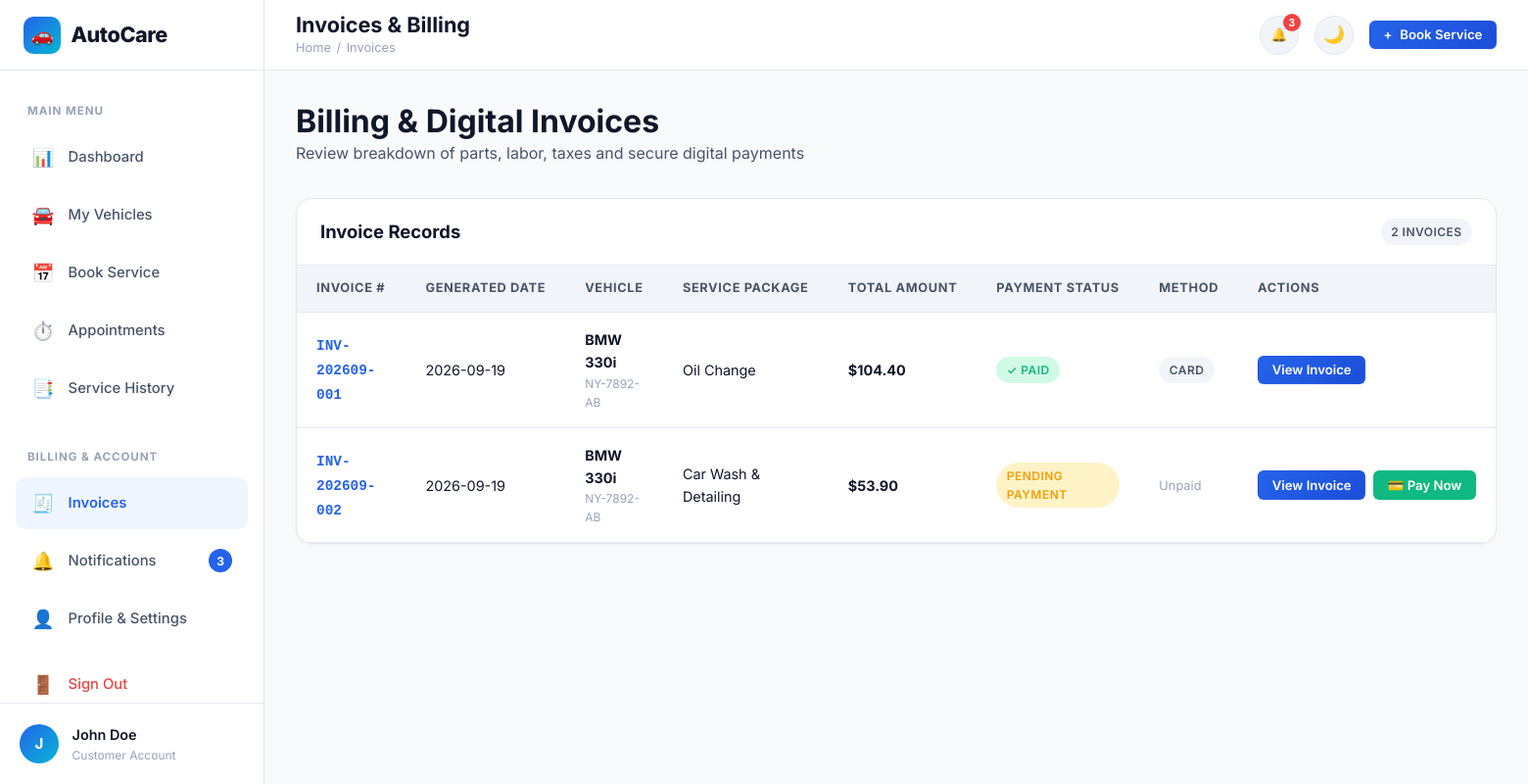
The page /invoices (signed in) on the database its author committed.
### tables this page shows
CREATE TABLE users (
    id INTEGER PRIMARY KEY AUTOINCREMENT,
    full_name TEXT NOT NULL,
    email TEXT UNIQUE NOT NULL COLLATE NOCASE,
    phone TEXT NOT NULL,
    password_hash TEXT NOT NULL,
    role TEXT NOT NULL DEFAULT 'customer', -- 'customer' or 'admin'
    status TEXT NOT NULL DEFAULT 'active', -- 'active' or 'inactive'
    created_at TIMESTAMP DEFAULT CURRENT_TIMESTAMP
);

CREATE TABLE invoices (
    id INTEGER PRIMARY KEY AUTOINCREMENT,
    invoice_number TEXT UNIQUE NOT NULL,
    appointment_id INTEGER UNIQUE NOT NULL REFERENCES appointments(id) ON DELETE CASCADE,
    user_id INTEGER NOT NULL REFERENCES users(id) ON DELETE CASCADE,
    vehicle_id INTEGER NOT NULL REFERENCES vehicles(id) ON DELETE CASCADE,
    subtotal REAL NOT NULL DEFAULT 0.0,
    tax_rate REAL NOT NULL DEFAULT 10.0,
    tax_amount REAL NOT NULL DEFAULT 0.0,
    discount_amount REAL NOT NULL DEFAULT 0.0,
    final_amount REAL NOT NULL DEFAULT 0.0,
    payment_status TEXT NOT NULL DEFAULT 'Pending', -- 'Pending', 'Paid', 'Failed'
    payment_method TEXT, -- 'Cash', 'Card', 'UPI'
    paid_at TIMESTAMP,
    created_at TIMESTAMP DEFAULT CURRENT_TIMESTAMP
);

CREATE TABLE vehicles (
    id INTEGER PRIMARY KEY AUTOINCREMENT,
    user_id INTEGER NOT NULL REFERENCES users(id) ON DELETE CASCADE,
    vehicle_number TEXT UNIQUE NOT NULL COLLATE NOCASE,
    brand TEXT NOT NULL,
    model TEXT NOT NULL,
    year INTEGER NOT NULL,
    fuel_type TEXT NOT NULL,
    vehicle_type TEXT NOT NULL,
    color TEXT NOT NULL,
    current_mileage INTEGER NOT NULL DEFAULT 0,
    created_at TIMESTAMP DEFAULT CURRENT_TIMESTAMP
);

CREATE TABLE services (
    id INTEGER PRIMARY KEY AUTOINCREMENT,
    service_name TEXT NOT NULL,
    category TEXT NOT NULL,
    description TEXT NOT NULL,
    estimated_price REAL NOT NULL,
    estimated_duration TEXT NOT NULL,
    icon TEXT DEFAULT 'wrench',
    status TEXT NOT NULL DEFAULT 'active', -- 'active' or 'inactive'
    created_at TIMESTAMP DEFAULT CURRENT_TIMESTAMP
);

### app.py (the view)
@app.route('/invoices')
@login_required
def customer_invoices():
    user = get_current_user()
    invoices = db.query_db("""
        SELECT i.*, a.appointment_code, v.brand, v.model, v.vehicle_number, s.service_name
        FROM invoices i
        JOIN appointments a ON i.appointment_id = a.id
        JOIN vehicles v ON i.vehicle_id = v.id
        JOIN services s ON a.service_id = s.id
        WHERE i.user_id = ?
        ORDER BY i.created_at DESC
    """, (user['id'],))
    return render_template('customer/invoices.html', invoices=invoices)

### app.py (called while the page is built)
def get_current_user():
    user_id = session.get('user_id')
    if not user_id:
        return None
    return db.query_db("SELECT * FROM users WHERE id = ?", (user_id,), one=True)

def login_required(f):
    @wraps(f)
    def decorated_function(*args, **kwargs):
        if 'user_id' not in session:
            flash('Please log in to access this page.', 'warning')
            return redirect(url_for('login', next=request.url))
        user = get_current_user()
        if not user or user['status'] != 'active':
            session.clear()
            flash('Your account is deactivated or invalid.', 'error')
            return redirect(url_for('login'))
        return f(*args, **kwargs)
    return decorated_function

@app.context_processor
def inject_global_vars():
    user = get_current_user()
    unread_notifs_count = 0
    recent_notifs = []
    if user:
        unread = db.query_db(
            "SELECT COUNT(*) as count FROM notifications WHERE user_id = ? AND is_read = 0",
            (user['id'],), one=True
        )
        unread_notifs_count = unread['count'] if unread else 0
        recent_notifs = db.query_db(
            "SELECT * FROM notifications WHERE user_id = ? ORDER BY created_at DESC LIMIT 5",
            (user['id'],)
        )
    return {
        'current_user': user,
        'unread_notifs_count': unread_notifs_count,
        'recent_notifs': recent_notifs,
        'current_year': datetime.now().year,
        'active_path': request.path
    }

### db.py (called while the page is built)
def get_db():
    db = sqlite3.connect(Config.DATABASE)
    db.row_factory = sqlite3.Row
    db.execute("PRAGMA foreign_keys = ON;")
    return db

def query_db(query, args=(), one=False):
    conn = get_db()
    try:
        cur = conn.cursor()
        cur.execute(query, args)
        rv = cur.fetchall()
        cur.close()
        return (dict(rv[0]) if rv else None) if one else [dict(r) for r in rv]
    finally:
        conn.close()

### templates/customer/invoices.html (shortened to what this page needs)
{% extends "customer/base_customer.html" %}
{% block page_title %}Invoices & Billing{% endblock %}
{% block breadcrumb %}Invoices{% endblock %}
{% block dashboard_content %}
<div style="display: flex; justify-content: space-between; align-items: center; margin-bottom: 2rem; flex-wrap: wrap; gap: 1rem;">
  <div>
    <h2>Billing & Digital Invoices</h2>
    <p style="color: var(--text-secondary);">Review breakdown of parts, labor, taxes and secure digital payments</p>
  </div>
</div>
<div class="table-card">
  <div class="table-header-bar">
    <h3 class="table-header-title">Invoice Records</h3>
    <span class="badge badge-neutral">{{ invoices|length }} invoices</span>
  </div>
  <div class="table-responsive">
    <table class="data-table">
      <thead>
        <tr>
          <th>Invoice #</th>
          <th>Generated Date</th>
          <th>Vehicle</th>
          <th>Service Package</th>
          <th>Total Amount</th>
          <th>Payment Status</th>
          <th>Method</th>
          <th>Actions</th>
        </tr>
      </thead>
      <tbody>
        {% if invoices %}
          {% for inv in invoices %}
            <tr>
              <td>
                <a href="{{ url_for('invoice_detail', invoice_id=inv.id) }}" style="font-family: monospace; font-weight: 700; color: var(--primary);">
                  {{ inv.invoice_number }}
                </a>
              </td>
              <td>{{ inv.created_at[:10] }}</td>
              <td>
                <strong>{{ inv.brand }} {{ inv.model }}</strong>
                <div style="font-size: 0.75rem; color: var(--text-muted);">{{ inv.vehicle_number }}</div>
              </td>
              <td>{{ inv.service_name }}</td>
              <td><strong>${{ "%.2f"|format(inv.final_amount) }}</strong></td>
              <td>
                {% if inv.payment_status == 'Paid' %}
                  <span class="badge badge-success">✓ Paid</span>
                {% else %}
                  <span class="badge badge-warning">Pending Payment</span>
                {% endif %}
              </td>
              <td>
                {% if inv.payment_method %}
                  <span class="badge badge-neutral">{{ inv.payment_method }}</span>
                {% else %}
                  <span style="color: var(--text-muted); font-size: 0.8rem;">Unpaid</span>
                {% endif %}
              </td>
              <td>
                <div style="display: flex; gap: 0.5rem;">
                  <a href="{{ url_for('invoice_detail', invoice_id=inv.id) }}" class="btn btn-primary btn-sm">
                    View Invoice
                  </a>
                  {% if inv.payment_status != 'Paid' %}
                    <button type="button" class="btn btn-success btn-sm" onclick="openPaymentModal({{ inv.id }}, {{ inv.final_amount }}, '{{ inv.invoice_number }}')">
                      💳 Pay Now
                    </button>
                  {% endif %}
                </div>
              </td>
            </tr>
          {% endfor %}
        {% else %}
          <tr>
            <td colspan="8" style="text-align: center; padding: 3rem; color: var(--text-muted);">
              No invoices generated yet.
            </td>
          </tr>
        {% endif %}
      </tbody>
    </table>
  </div>
</div>
{% endblock %}

### templates/customer/base_customer.html (shortened to what this page needs)
{% extends "base.html" %}
{% block page_body %}
<div class="dashboard-layout">
  <aside class="sidebar">
    <div class="sidebar-header">
      <a href="{{ url_for('dashboard') }}" class="brand-logo">
        <div class="brand-icon">🚗</div>
        <span>AutoCare</span>
      </a>
    </div>
    <nav class="sidebar-nav">
      <span class="sidebar-section-label">Main Menu</span>
      <a href="{{ url_for('dashboard') }}" class="sidebar-link {% if request.endpoint == 'dashboard' %}active{% endif %}">
        <span class="sidebar-link-icon">📊</span>
        <span>Dashboard</span>
      </a>
      <a href="{{ url_for('customer_vehicles') }}" class="sidebar-link {% if request.endpoint in ('customer_vehicles', 'vehicle_detail') %}active{% endif %}">
        <span class="sidebar-link-icon">🚘</span>
        <span>My Vehicles</span>
      </a>
      <a href="{{ url_for('book_service') }}" class="sidebar-link {% if request.endpoint == 'book_service' %}active{% endif %}">
        <span class="sidebar-link-icon">📅</span>
        <span>Book Service</span>
      </a>
      <a href="{{ url_for('customer_appointments') }}" class="sidebar-link {% if request.endpoint in ('customer_appointments', 'tracking_detail') %}active{% endif %}">
        <span class="sidebar-link-icon">⏱️</span>
        <span>Appointments</span>
      </a>
      <a href="{{ url_for('service_history') }}" class="sidebar-link {% if request.endpoint == 'service_history' %}active{% endif %}">
        <span class="sidebar-link-icon">📑</span>
        <span>Service History</span>
      </a>
      <span class="sidebar-section-label" style="margin-top: 1rem;">Billing & Account</span>
      <a href="{{ url_for('customer_invoices') }}" class="sidebar-link {% if request.endpoint in ('customer_invoices', 'invoice_detail') %}active{% endif %}">
        <span class="sidebar-link-icon">🧾</span>
        <span>Invoices</span>
      </a>
      <a href="{{ url_for('notifications_view') }}" class="sidebar-link {% if request.endpoint == 'notifications_view' %}active{% endif %}">
        <span class="sidebar-link-icon">🔔</span>
        <span>Notifications</span>
        {% if unread_notifs_count > 0 %}
          <span class="sidebar-badge">{{ unread_notifs_count }}</span>
        {% endif %}
      </a>
      <a href="{{ url_for('customer_profile') }}" class="sidebar-link {% if request.endpoint == 'customer_profile' %}active{% endif %}">
        <span class="sidebar-link-icon">👤</span>
        <span>Profile & Settings</span>
      </a>
      <a href="{{ url_for('logout') }}" class="sidebar-link" style="color: var(--danger); margin-top: 0.5rem;">
        <span class="sidebar-link-icon">🚪</span>
        <span>Sign Out</span>
      </a>
    </nav>
    <div class="sidebar-footer">
      <div class="sidebar-user-avatar">{{ current_user.full_name[:1] }}</div>
      <div class="sidebar-user-info">
        <div class="sidebar-user-name">{{ current_user.full_name }}</div>
        <div class="sidebar-user-role">Customer Account</div>
      </div>
    </div>
  </aside>
  <div class="main-wrapper">
    <header class="topbar">
      <div class="topbar-left">
        <div class="page-title-box">
          <h1>{% block page_title %}Dashboard{% endblock %}</h1>
          <div class="breadcrumbs">
            <a href="{{ url_for('dashboard') }}">Home</a>
            <span>/</span>
            <span>{% block breadcrumb %}Dashboard{% endblock %}</span>
          </div>
        </div>
      </div>
      <div class="topbar-right">
        <div class="notif-dropdown-wrapper">
          <button type="button" class="notif-btn" onclick="toggleNotificationDropdown()" title="Notifications">
            🔔
            {% if unread_notifs_count > 0 %}
              <span class="notif-count-badge">{{ unread_notifs_count }}</span>
            {% endif %}
          </button>
        </div>
        <button type="button" class="theme-toggle-btn" onclick="toggleTheme()" title="Toggle Dark/Light Mode">🌙</button>
        <a href="{{ url_for('book_service') }}" class="btn btn-primary btn-sm">
          <span>+</span> Book Service
        </a>
      </div>
    </header>
    <main class="dashboard-content">
      {% block dashboard_content %}{% endblock %}
    </main>
  </div>
</div>
{% endblock %}

### static/css/style.css (style rules this page uses)
:root { --bg-body: #f8fafc; --bg-surface: #ffffff; --bg-surface-elevated: #ffffff; --bg-muted: #f1f5f9; --border-color: #e2e8f0; --border-focus: #3b82f6; --text-primary: #0f172a; --text-secondary: #475569; --text-muted: #94a3b8; --text-inverse: #ffffff; --primary: #2563eb; --primary-hover: #1d4ed8; --primary-light: #eff6ff; --primary-glow: rgba(37, 99, 235, 0.2); --secondary: #0ea5e9; --accent: #f59e0b; --accent-light: #fef3c7; --success: #10b981; --success-light: #d1fae5; --warning: #f59e0b; --warning-light: #fef3c7; --danger: #ef4444; --danger-light: #fee2e2; --info: #06b6d4; --info-light: #cffafe; --shadow-sm: 0 1px 2px 0 rgba(0, 0, 0, 0.05); --shadow-md: 0 4px 6px -1px rgba(0, 0, 0, 0.1), 0 2px 4px -1px rgba(0, 0, 0, 0.06); --shadow-lg: 0 10px 15px -3px rgba(0, 0, 0, 0.1), 0 4px 6px -2px rgba(0, 0, 0, 0.05); --shadow-xl: 0 20px 25px -5px rgba(0, 0, 0, 0.1), 0 10px 10px -5px rgba(0, 0, 0, 0.04); --shadow-primary: 0 10px 15px -3px rgba(37, 99, 235, 0.3); --radius-sm: 6px; --radius-md: 10px; --radius-lg: 16px; --radius-xl: 24px; --radius-full: 9999px; --font-sans: 'Inter', system-ui, -apple-system, BlinkMacSystemFont, 'Segoe UI', Roboto, sans-serif; --transition: all 0.25s cubic-bezier(0.4, 0, 0.2, 1); }
*, *::before, *::after { box-sizing: border-box; margin: 0; padding: 0; }
html { scroll-behavior: smooth; font-size: 16px; }
body { font-family: var(--font-sans); background-color: var(--bg-body); color: var(--text-primary); line-height: 1.6; min-height: 100vh; display: flex; flex-direction: column; transition: background-color 0.3s ease, color 0.3s ease; overflow-x: hidden; }
a { color: var(--primary); text-decoration: none; transition: var(--transition); }
h1, h2, h3, h4, h5, h6 { color: var(--text-primary); font-weight: 700; line-height: 1.25; }
h1 { font-size: 2.5rem; }
h2 { font-size: 2rem; }
h3 { font-size: 1.5rem; }
p { color: var(--text-secondary); }
.btn { display: inline-flex; align-items: center; justify-content: center; gap: 0.5rem; font-family: var(--font-sans); font-weight: 600; font-size: 0.95rem; padding: 0.75rem 1.5rem; border-radius: var(--radius-md); border: 1px solid transparent; cursor: pointer; transition: var(--transition); text-decoration: none; white-space: nowrap; line-height: 1; }
.btn-primary { background: linear-gradient(135deg, var(--primary) 0%, #1d4ed8 100%); color: #ffffff !important; box-shadow: var(--shadow-sm); }
.btn-success { background-color: var(--success); color: #ffffff !important; }
.btn-sm { padding: 0.45rem 0.85rem; font-size: 0.825rem; border-radius: var(--radius-sm); }
.badge { display: inline-flex; align-items: center; gap: 0.35rem; padding: 0.25rem 0.65rem; font-size: 0.75rem; font-weight: 600; border-radius: var(--radius-full); text-transform: uppercase; letter-spacing: 0.04em; }
.badge-success { background-color: var(--success-light); color: var(--success); }
.badge-warning { background-color: var(--warning-light); color: var(--warning); }
.badge-neutral { background-color: var(--bg-muted); color: var(--text-secondary); }
.brand-logo { display: flex; align-items: center; gap: 0.65rem; font-size: 1.35rem; font-weight: 800; color: var(--text-primary); letter-spacing: -0.02em; }
.brand-icon { width: 38px; height: 38px; background: linear-gradient(135deg, var(--primary) 0%, #06b6d4 100%); color: #ffffff; border-radius: var(--radius-md); display: flex; align-items: center; justify-content: center; font-size: 1.15rem; box-shadow: var(--shadow-sm); }
.theme-toggle-btn { background: var(--bg-muted); border: 1px solid var(--border-color); color: var(--text-primary); width: 40px; height: 40px; border-radius: var(--radius-full); display: flex; align-items: center; justify-content: center; cursor: pointer; font-size: 1.1rem; transition: var(--transition); }

### rows shown on the page
users: full_name "J", full_name "John Doe"
invoices: invoice_number "INV-202609-001", created_at "2026-09-19", brand "BMW", model "330i", vehicle_number "NY-7892-AB", service_name "Oil Change", final_amount "104.40", payment_status "✓ PAID", payment_method "CARD"
invoices: invoice_number "INV-202609-002", created_at "2026-09-19", brand "BMW", model "330i", vehicle_number "NY-7892-AB", service_name "Car Wash & Detailing", final_amount "53.90", payment_status "PENDING PAYMENT", shows "Unpaid"

### other values the page prints
{{ unread_notifs_count }} "3"
{{ invoices|length }} "2"
